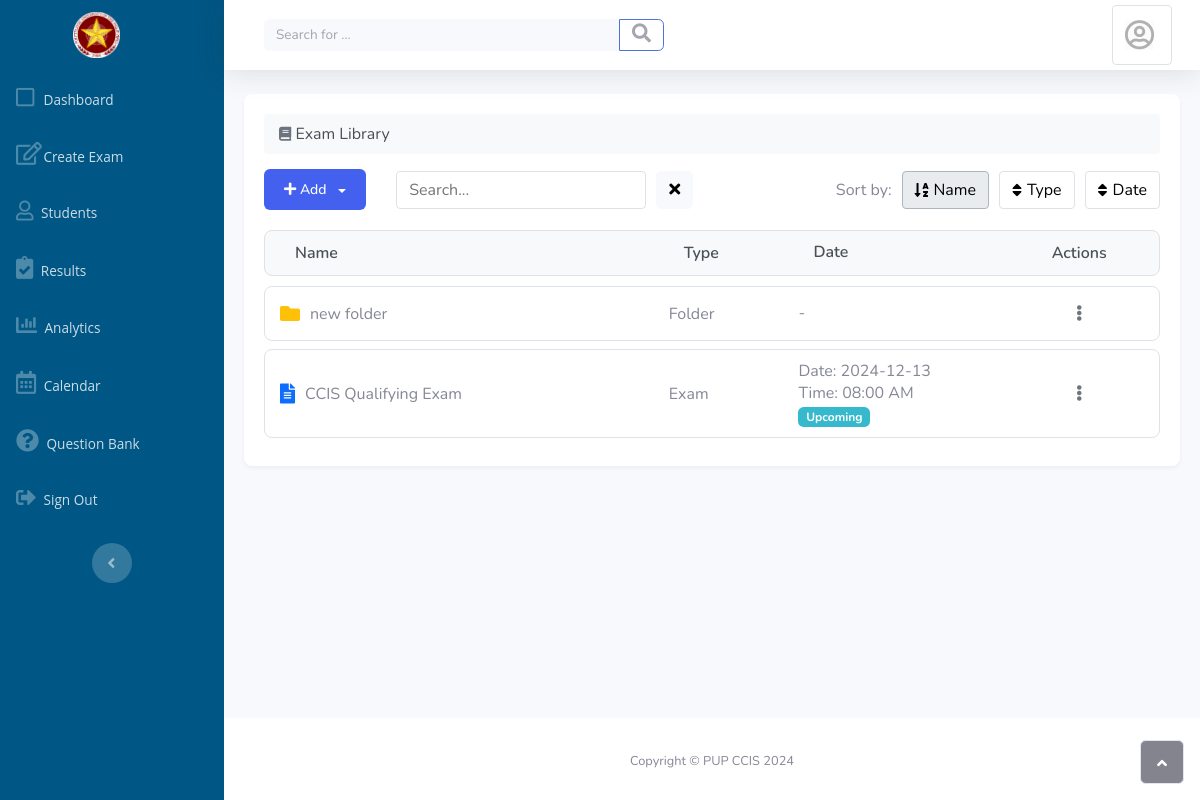
Screenshot of /admin/create-exam.php with the database file from the repository.
### tables this page shows
CREATE TABLE `folders` (
  `folder_id` int NOT NULL,
  `folder_name` varchar(255) NOT NULL,
  `created_at` timestamp NULL DEFAULT CURRENT_TIMESTAMP,
  `parent_folder_id` int DEFAULT NULL
);

CREATE TABLE `exams` (
  `exam_id` int NOT NULL,
  `exam_name` varchar(255) NOT NULL,
  `description` text,
  `duration` varchar(50) NOT NULL,
  `status` enum('unscheduled','scheduled','completed') NOT NULL DEFAULT 'unscheduled',
  `created_at` timestamp NULL DEFAULT CURRENT_TIMESTAMP,
  `folder_id` int DEFAULT NULL,
  `student_type` enum('tech','non-tech') DEFAULT NULL,
  `student_year` year DEFAULT NULL,
  `exam_date` date DEFAULT NULL,
  `exam_time` time DEFAULT NULL
);

### admin/create-exam.php (the view, shortened to what this page needs)
<?php
require_once '../config/config.php';
$folderId = isset($_GET['folder_id']) ? $_GET['folder_id'] : null;
if ($folderId) {
    $stmt = $conn->prepare("SELECT * FROM exams WHERE folder_id = ?");
    $stmt->bind_param("i", $folderId);
} else {
    $stmt = $conn->prepare("SELECT * FROM exams WHERE folder_id IS NULL");
}
$stmt->execute();
$result = $stmt->get_result();
function isExamScheduled($exam) {
    return $exam['status'] === 'scheduled' && !empty($exam['exam_date']) && !empty($exam['exam_time']);
}
function getExamStatus($exam) {
    $examDateTime = $exam['exam_date'] . ' ' . $exam['exam_time'];
    $now = new DateTime();
    $startTime = new DateTime($examDateTime);
    $endTime = clone $startTime;
    $endTime->add(new DateInterval('PT' . $exam['duration'] . 'M'));
    if ($now < $startTime) {
        return ['class' => 'info', 'text' => 'Upcoming'];
    } elseif ($now > $endTime) {
        return ['class' => 'success', 'text' => 'Completed'];
    } else {
        return ['class' => 'warning', 'text' => 'In Progress'];
    }
}
?>
<!DOCTYPE html>
<html lang="en" data-bs-theme="light">
<head>
    <link rel="stylesheet" href="assets/bootstrap/css/bootstrap.min.css">
    <link rel="stylesheet" href="assets/fonts/fontawesome-all.min.css">
    <link rel="stylesheet" href="assets/css/styles.min.css">
</head>
<body id="page-top">
    <div id="wrapper">
        <?php include 'sidebar.php'; ?>
        <div id="content-wrapper" class="d-flex flex-column">
            <div id="content">
                <?php include 'topbar.php'; ?>
                <div class="content-container">
                    <div class="folder-breadcrumb">
                        <a href="create-exam.php" style="text-decoration: none; color: inherit;">
                            <i class="fas fa-book"></i>
                            <span>Exam Library</span>
                        </a>
                    </div>
                    <div class="controls-wrapper">
                        <div class="dropdown">
                            <button class="btn-modern btn-primary-modern dropdown-toggle" type="button" id="dropdownMenuButton" data-bs-toggle="dropdown" aria-expanded="false">
                                <i class="fas fa-plus"></i> Add
                            </button>
                        </div>
                        <div class="search-wrapper">
                            <input type="text" class="search-input" placeholder="Search..." id="searchInput">
                            <button class="btn btn-light" onclick="clearSearch()">
                                <i class="fas fa-times"></i>
                            </button>
                        </div>
                        <div class="sort-wrapper">
                            <span>Sort by:</span>
                            <button class="sort-button active" data-sort="name">
                                <i class="fas fa-sort-alpha-down"></i> Name
                            </button>
                            <button class="sort-button" data-sort="type">
                                <i class="fas fa-sort"></i> Type
                            </button>
                            <button class="sort-button" data-sort="date">
                                <i class="fas fa-sort"></i> Date
                            </button>
                        </div>
                    </div>
                    <div class="folder-list" id="folderList">
                        <div class="list-header">
                            <div class="name-col">Name</div>
                            <div class="type-col">Type</div>
                            <div class="date-col">Date</div>
                            <div class="actions-col">Actions</div>
                        </div>
                        <?php
                        include_once('../config/config.php');
                        $folder_sql = "SELECT * FROM folders WHERE " .
                            ($folderId ? "parent_folder_id = " . intval($folderId) : "parent_folder_id IS NULL") .
                            " ORDER BY folder_id DESC";
                        $folder_result = $conn->query($folder_sql);
                        if ($folder_result->num_rows > 0) {
                            while ($folder = $folder_result->fetch_assoc()) {
                                echo "<div class='folder-item' onclick='viewFolder({$folder['folder_id']})'>";
                                echo "<div class='name-col'>";
                                echo "<i class='fas fa-folder folder-icon'></i>";
                                echo $folder['folder_name'];
                                echo "</div>";
                                echo "<div class='type-col'>Folder</div>";
                                echo "<div class='date-col'>-</div>";
                                echo "<div class='actions-col'>
                                        <div class='dropdown' onclick='event.stopPropagation();'>
                                            <button class='btn btn-link dropdown-toggle' type='button' data-bs-toggle='dropdown' aria-expanded='false'>
                                                <i class='fas fa-ellipsis-v'></i>
                                            </button>
                                            <div class='dropdown-menu dropdown-menu-end'>
                                                <a class='dropdown-item' href='#' onclick='event.stopPropagation(); editFolder({$folder['folder_id']}, \"{$folder['folder_name']}\")'>
                                                    <i class='fas fa-edit'></i> Edit
                                                </a>
                                                <a class='dropdown-item text-danger' href='javascript:void(0);' onclick='event.stopPropagation(); deleteFolder({$folder['folder_id']});'>
                                                    <i class='fas fa-trash'></i> Delete
                                                </a>
                                            </div>
                                        </div>
                                     </div>";
                                echo "</div>";
                            }
                        }
                        if ($result->num_rows > 0) {
                            while($row = $result->fetch_assoc()) {
                                echo "<div class='exam-item' onclick='openExam({$row['exam_id']})'>";
                                echo "<div class='name-col'>";
                                echo "<i class='fas fa-file-alt exam-icon'></i>";
                                echo $row['exam_name'];
                                echo "</div>";
                                echo "<div class='type-col'>Exam</div>";
                                if (isExamScheduled($row)) {
                                    $status = getExamStatus($row);
                                    echo "<div class='date-col'>Date: " . date('Y-m-d', strtotime($row['exam_date'])) .
                                         "<br>Time: " . date('h:i A', strtotime($row['exam_time'])) .
                                         "<br><span class='badge bg-" . $status['class'] . "'>" . $status['text'] . "</span></div>";
                                } else {
                                    echo "<div class='date-col'>Not Scheduled</div>";
                                }
                                echo '<div class="actions-col">
                                        <div class="dropdown" onclick="event.stopPropagation();">
                                            <button class="btn btn-link dropdown-toggle" type="button" data-bs-toggle="dropdown" aria-expanded="false">
                                                <i class="fas fa-ellipsis-v"></i>
                                            </button>
                                            <ul class="dropdown-menu dropdown-menu-end">
                                                <li><a class="dropdown-item" href="#" onclick="event.stopPropagation(); editExam(' . $row['exam_id'] . ', \'' . htmlspecialchars($row['exam_name']) . '\', \'' . htmlspecialchars($row['description']) . '\', ' . $row['duration'] . ', \'' . $row['exam_date'] . '\', \'' . $row['exam_time'] . '\')">
                                                    <i class="fas fa-edit"></i> Edit
                                                </a></li>
                                                <li><a class="dropdown-item text-danger" href="#" onclick="event.stopPropagation(); deleteExam(' . $row['exam_id'] . ')">
                                                    <i class="fas fa-trash"></i> Delete
                                                </a></li>
                                                <li><a class="dropdown-item" href="test2.php?exam_id=' . $row['exam_id'] . '" onclick="event.stopPropagation();">
                                                    <i class="fas fa-question-circle"></i> Manage Questions
                                                </a></li>
                                                <li><a class="dropdown-item" href="#" onclick="event.stopPropagation(); openMoveModal(' . $row['exam_id'] . ')">
                                                    <i class="fas fa-arrows-alt"></i> Move
                                                </a></li>
                                                <li><a class="dropdown-item" href="#" onclick="event.stopPropagation(); openCopyModal(' . $row['exam_id'] . ')">
                                                    <i class="fas fa-copy"></i> Copy
                                                </a></li>
                                            </ul>
                                        </div>
                                    </div>';
                                echo "</div>";
                            }
                        }
                        ?>
                    </div>
                </div>
            </div>
            <?php include 'footer.php'; ?>
        </div>
        <a class="border rounded d-inline scroll-to-top" href="#page-top">
            <i class="fas fa-angle-up"></i>
        </a>
    </div>
    <div class="toast-container position-fixed top-0 end-0 p-3">
    </div>
</body>
</html>

### admin/create-exam.php (style rules this page uses)
.list-header { display: flex; padding: 10px 15px; background-color: #f8f9fa; border: 1px solid #dee2e6; border-radius: 8px; margin-bottom: 10px; font-weight: 600; color: #495057; }
.list-header > div { padding: 0 15px; }
.name-col { width: 45%; display: flex; align-items: center; }
.type-col { width: 15%; }
.date-col { width: 25%; line-height: 1.4; }
.actions-col { width: 15%; text-align: center; }
.folder-item, .exam-item { display: flex; align-items: center; padding: 10px 15px; margin-bottom: 8px; background-color: #fff; border: 1px solid #dee2e6; border-radius: 8px; width: 100%; }
.folder-icon, .exam-icon { margin-right: 10px; font-size: 20px; }
.folder-icon { color: #ffc107; }
.exam-icon { color: #0d6efd; }
.content-container { padding: 20px; background-color: #fff; border-radius: 8px; box-shadow: 0 2px 4px rgba(0,0,0,0.05); margin: 20px; }
.controls-wrapper { display: flex; align-items: center; gap: 15px; margin-bottom: 20px; }
.search-wrapper { display: flex; align-items: center; gap: 10px; margin-left: 15px; }
.search-input { padding: 6px 12px; border: 1px solid #dee2e6; border-radius: 4px; width: 250px; }
.sort-wrapper { display: flex; align-items: center; gap: 10px; margin-left: auto; }
.sort-button { padding: 6px 12px; background: #fff; border: 1px solid #dee2e6; border-radius: 4px; cursor: pointer; display: flex; align-items: center; gap: 5px; }
.sort-button.active { background: #e9ecef; border-color: #adb5bd; }
.folder-breadcrumb { display: flex; align-items: center; gap: 8px; margin-bottom: 15px; padding: 8px 15px; background-color: #f8f9fa; border-radius: 4px; }
.folder-breadcrumb i { color: #6c757d; font-size: 14px; }
.folder-breadcrumb span { color: #495057; }
.folder-item, .exam-item { position: relative; background: #fff; z-index: 1; }
.actions-col { position: relative; z-index: 1; }
.actions-col .dropdown { position: relative; }
.folder-item, .exam-item { position: relative; z-index: 1; }
.actions-col .dropdown-toggle { position: relative; z-index: 4; }
.content-container, #content-wrapper, #content { overflow: visible !important; }
.actions-col .dropdown-toggle { padding: 4px 8px; font-size: 14px; line-height: 1; }
.actions-col .dropdown-toggle .fas { font-size: 12px; }
.dropdown-toggle { padding: 6px 12px; background-color: #fff; border: 1px solid #dee2e6; border-radius: 4px; }
.btn-modern { padding: 10px 20px; border: none; border-radius: 6px; font-weight: 500; cursor: pointer; transition: all 0.3s ease; font-size: 14px; }
.btn-primary-modern { background: #4361ee; color: white; }
.btn-modern.dropdown-toggle::after { margin-left: 8px; vertical-align: middle; }
.actions-col .dropdown-toggle { padding: 8px 12px; border-radius: 6px; font-size: 14px; color: #2c3e50; background: white; border: 1px solid #e2e8f0; transition: all 0.2s ease; }
.dropdown-toggle.btn-link { background: none; border: none; padding: 8px; color: #6c757d; box-shadow: none !important; }
.dropdown-toggle.btn-link::after { display: none; }
.dropdown-toggle .fas.fa-ellipsis-v { font-size: 16px; }
.toast-container { z-index: 9999; }

### rows the page displays
folders: folder_name "new folder"
exams: exam_name "CCIS Qualifying Exam", exam_date "2024-12-13", exam_time "08:00 AM", text "Upcoming"
